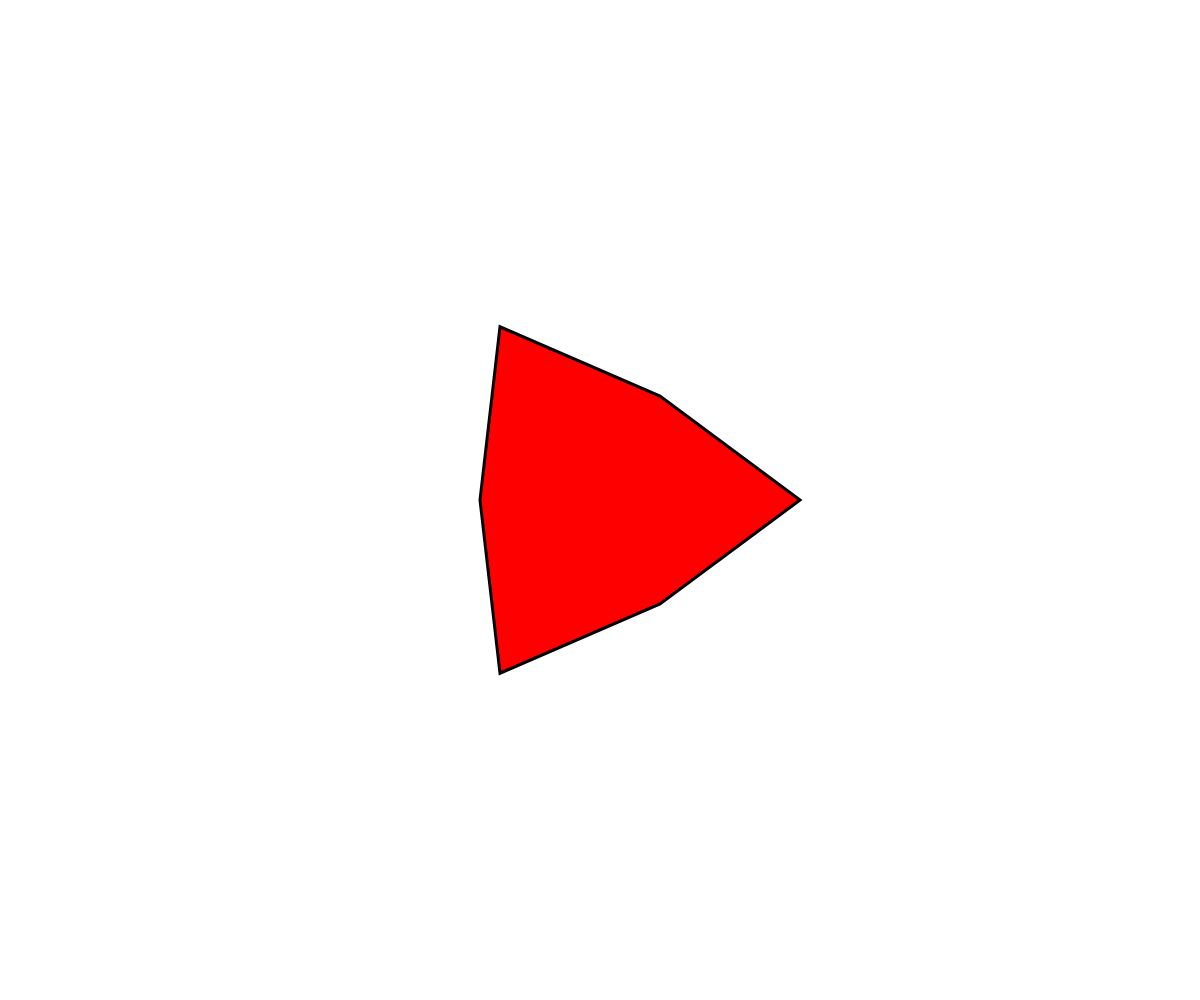
Frame 1 (no input)
Frame 60 (no input): identical to frame 1, image omitted
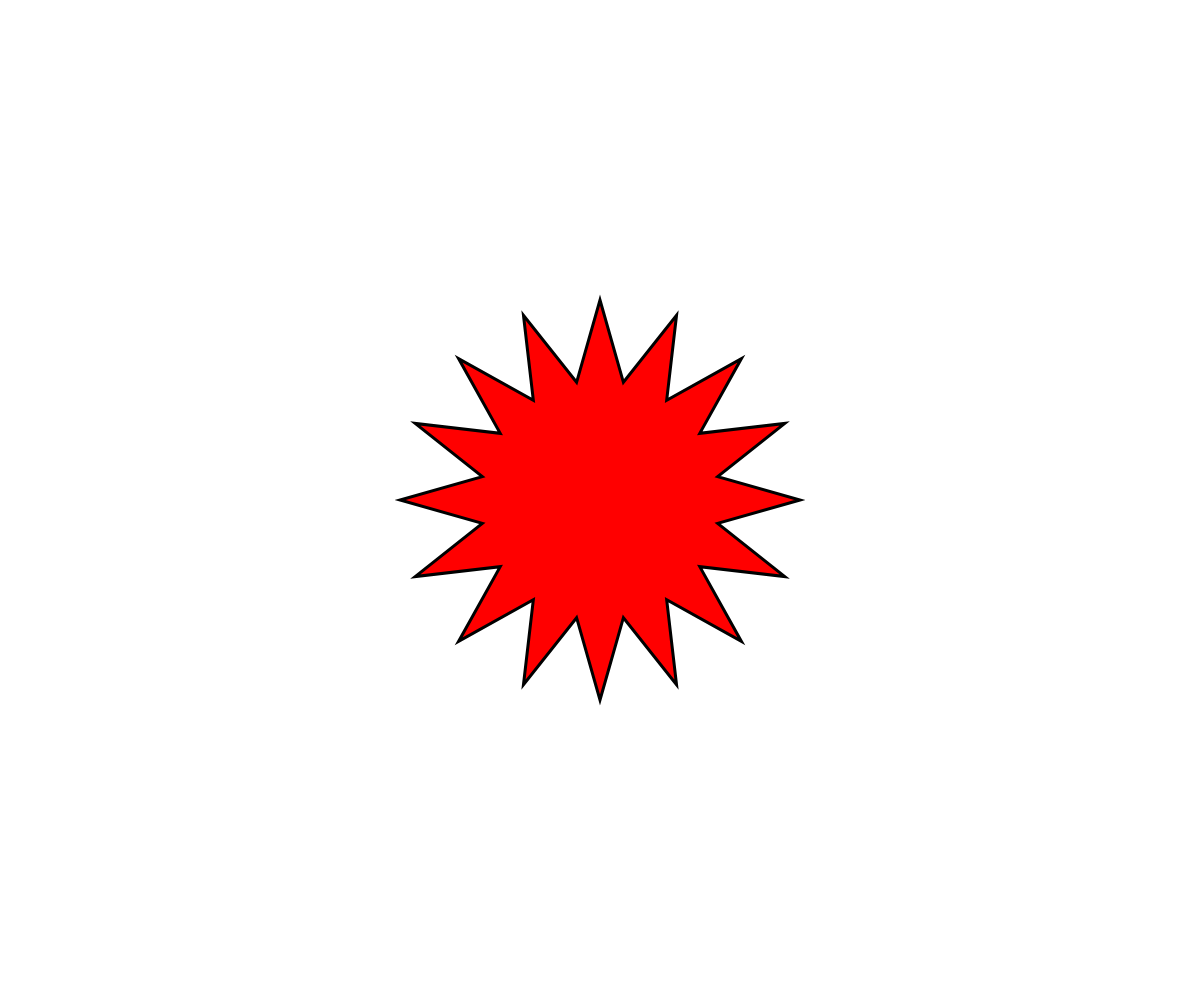
Frame 120 (the mouse pressed at the canvas centre since frame 60)

The p5.js sketch that drew these frames (run headless with seeded random() and noise() and a simulated clock; from frame 60 on, the mouse is pressed at the canvas centre):

// p5.js sketch
// ── sketch.js
// Sujet: boucles de répétition...
//
var rayon1, rayon2, segments;
var posx, posy;

function setup() {
  createCanvas(windowWidth, windowHeight);
  posx = windowWidth / 2;
  posy = windowHeight / 2;
  fill(255,0,0);
  strokeWeight(3);
}

function draw() {
  background(255);
  rayon1 = 200;
  rayon2 = 120;
  segments = floor(map(mouseX,0,windowWidth,3,30));
  angle = TWO_PI / segments;
  beginShape();
  for (var i = 0; i < segments; i++) {
    vertex(posx + rayon1 * cos(i * angle), posy + rayon1 * sin(i * angle));
    vertex(posx + rayon2 * cos(i * angle+angle/2), posy + rayon2 * sin(i * angle+angle/2));
  }
  endShape(CLOSE);
}
